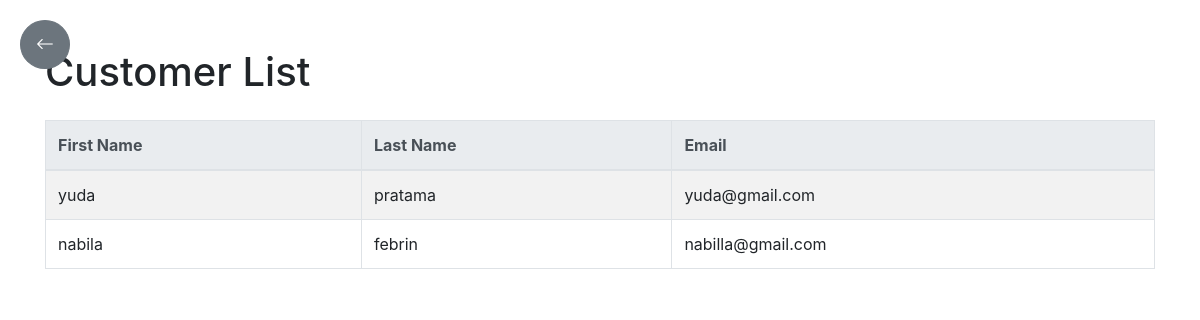
The app's page /customers/, older data.
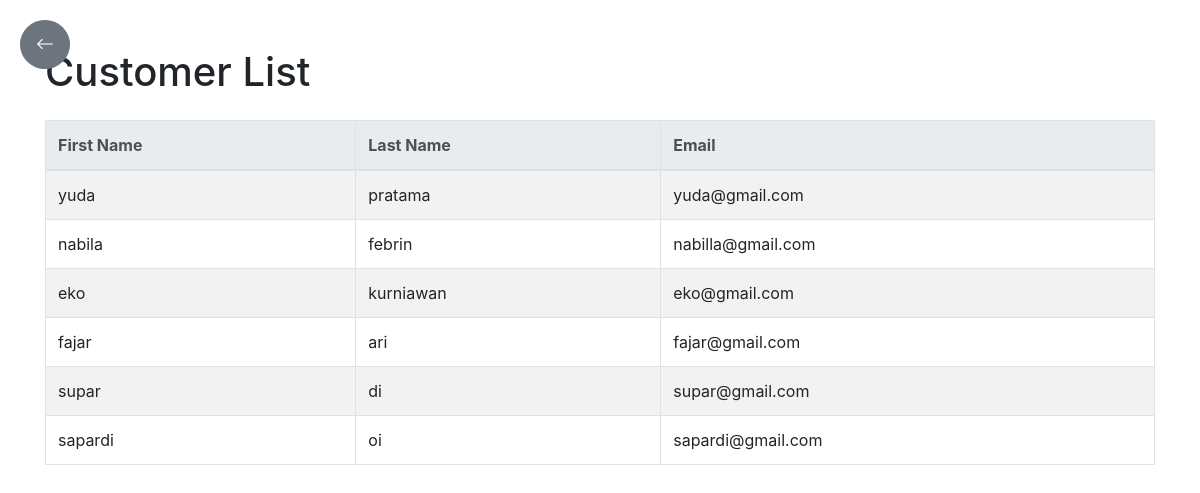
The same page, newer data.
### django3/models.py (models this page shows, shortened)
class Customer(models.Model):
    first_name = models.CharField(max_length=30)
    last_name = models.CharField(max_length=30)
    email = models.EmailField(unique=True)

### django3/views.py (the view)
# urls.py: path('customers/', django3_views.customer_list, name='customer_list'), # View dari django3
def customer_list(request):
    customers = Customer.objects.all()
    return render(request, 'customer_list.html', {'customers': customers})

### templates/customer_list.html (shortened to what this page needs)
<!DOCTYPE html>
<html lang="en">
<head>
    <link href="https://maxcdn.bootstrapcdn.com/bootstrap/4.5.2/css/bootstrap.min.css" rel="stylesheet">
    <link href="https://cdn.jsdelivr.net/npm/bootstrap-icons/font/bootstrap-icons.css" rel="stylesheet">
</head>
<body>
    <a href="{% url 'index' %}" class="btn btn-secondary back-button">
        <i class="bi bi-arrow-left"></i>
    </a>
    <div class="container my-5">
        <h1 class="mb-4">Customer List</h1>
        <table class="table table-striped table-bordered">
            <thead class="thead-light">
                <tr>
                    <th>First Name</th>
                    <th>Last Name</th>
                    <th>Email</th>
                </tr>
            </thead>
            <tbody>
                {% for customer in customers %}
                <tr>
                    <td>{{ customer.first_name }}</td>
                    <td>{{ customer.last_name }}</td>
                    <td>{{ customer.email }}</td>
                </tr>
                {% endfor %}
            </tbody>
        </table>
    </div>
</body>
</html>

### templates/customer_list.html (style rules this page uses)
.back-button { position: fixed; top: 20px; left: 20px; border-radius: 50%; padding: 10px 15px; font-size: 18px; z-index: 1000; }

Row changes from the older to the newer data that the page shows:
added Customer: first_name "eko", last_name "kurniawan", email "eko@gmail.com"
added Customer: first_name "fajar", last_name "ari", email "fajar@gmail.com"
added Customer: first_name "supar", last_name "di", email "supar@gmail.com"
added Customer: first_name "sapardi", last_name "oi", email "sapardi@gmail.com"
